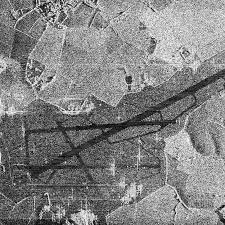
#> input picture sar_3.jpg, 225 x 225 px
$ jupyter execute Lab3.ipynb
#> lines starting #> are read from the running program, lines starting #| are printed output that depends on the picture; after the words box and inside, x2 and y2 are one past the last pixel; in counts of white or black regions, pixels touching at a corner belong together
[cell 1]
import numpy as np
import cv2
import matplotlib.pyplot as plt
import math

# 1. Для изображения sar_3.jpg найти наиболее протяженный участок (выделить линии при помощи преобразования Хафа)

[cell 2]
image = cv2.imread('sar_3.jpg')
#> image is the input picture: shape (225, 225, 3); min 0, max 255, mean 130.6
image_gray = cv2.cvtColor(image, cv2.COLOR_BGR2GRAY)

plt.imshow(image_gray, cmap="gray")

[cell 3]
image_res = cv2.cvtColor(image, cv2.COLOR_BGR2RGB)

[cell 4]
canny = cv2.Canny(image_gray, 150, 350, apertureSize=3)
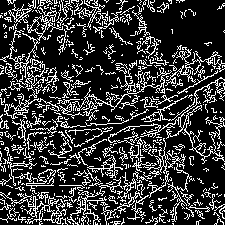
#> canny: shape (225, 225); 22.1% white in thin lines or dots
lines = cv2.HoughLines(canny, 1, np.pi / 180, 130)
#> lines = [[172, 1.08]]

[cell 5]
if lines is not None:
    for i in range(0, len(lines)):
        rho = lines[i][0][0]
        theta = lines[i][0][1]
        a = math.cos(theta)
        b = math.sin(theta)
        x0 = a * rho
        y0 = b * rho
        pt1 = (int(x0 + 1000*(-b)), int(y0 + 1000*(a)))
        pt2 = (int(x0 - 1000*(-b)), int(y0 - 1000*(a)))
        cv2.line(image_res, pt1, pt2, (0, 0 , 255), 3, cv2.LINE_AA)
#> this loop made 1 pass
#> (rho, theta, a, b, x0, y0, pt1, pt2) on pass 1: (172, 1.08, 0.469, 0.883, 80.75, 151.9, (-802, 621), (963, -317))
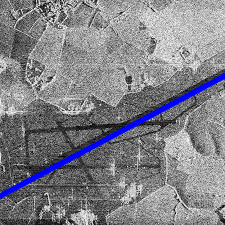
#> image_res: shape (225, 225, 3); 3.35% of pixels changed, all inside (x1, y1, x2, y2) = (0, 72, 225, 200)

plt.imshow(image_res)

# 2. Для изображения sar_3.jpg провести исследование алгоритмов бинаризации, выделить участок дорожной полосы.

[cell 6]
# Точечная бинаризация
import copy

bin_img = copy.deepcopy(image_gray)
T  = 50
bin_img[image_gray < T] = 0
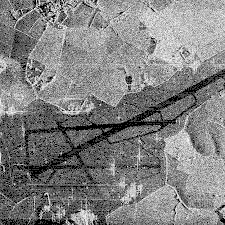
#> bin_img: shape (225, 225); min 0, max 255, mean 128.7
bin_img[image_gray >= T] = 255
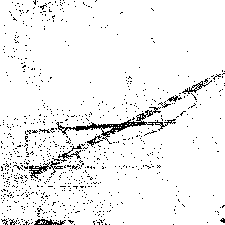
#> bin_img: shape (225, 225); 94.6% white; black in thin lines or dots

[cell 7]
plt.imshow(bin_img, cmap="gray")

[cell 8]
# Бинаризация Отсу
_,th2 = cv2.threshold(image_gray,0,255,cv2.THRESH_BINARY+cv2.THRESH_OTSU)
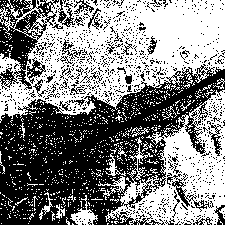
#> th2: shape (225, 225); 51.4% white; 1013 black regions (974 under 20 px), largest, box (x1, y1, x2, y2) and area: (0, 64, 225, 225) 17840, (0, 0, 59, 90) 2187, (167, 173, 214, 212) 328

[cell 9]
plt.imshow(th2, cmap="gray")

[cell 10]
# Адаптивная бинаризация
th3 = cv2.adaptiveThreshold(image_gray,255,cv2.ADAPTIVE_THRESH_GAUSSIAN_C,\
            cv2.THRESH_BINARY,71,21)
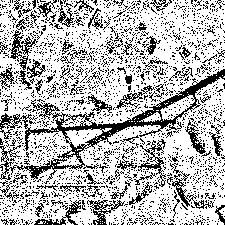
#> th3: shape (225, 225); 71.7% white; black in thin lines or dots

[cell 11]
plt.imshow(th3, cmap="gray")

[cell 12]
fig, axes = plt.subplots(2, 2, figsize=(7, 7))

axes[0][0].imshow(image_gray, cmap='gray')
axes[0][0].set_title('Оригинал')
axes[0][1].imshow(bin_img, cmap='gray')
axes[0][1].set_title('Точечная бинаризация')
axes[1][0].imshow(th2, cmap='gray')
axes[1][0].set_title('Бинаризация Отсу')
axes[1][1].imshow(th3, cmap='gray')
axes[1][1].set_title('Адаптивная бинаризация')

$ run again, with sar_0.jpg copied over sar_3.jpg
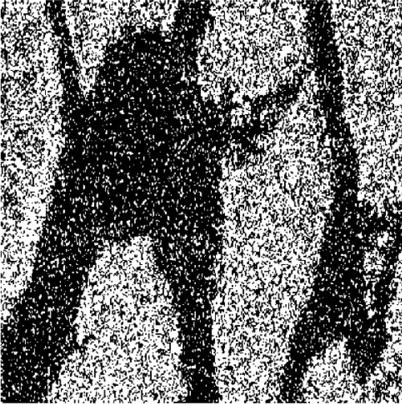
#> input picture sar_0.jpg, 402 x 404 px
#> image is the input picture: shape (404, 402, 3); min 0, max 255, mean 108.3
#> `canny = cv2.Canny(image_gray, 150, 350, apertureSize=3)`:
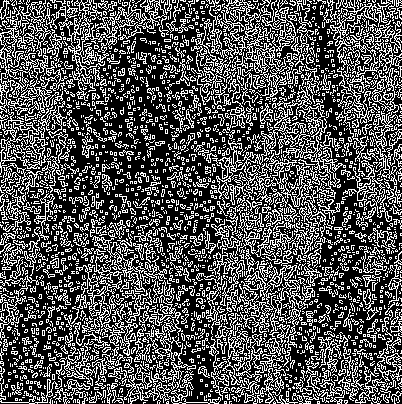
#> canny: shape (404, 402); 32.7% white in thin lines or dots
#> the loop `for i in range(0, len(lines)):` made 9506 passes
#> (rho, theta, a, x0, y0, pt1, pt2) on passes 1 to 3: (284, 0.785, 0.707, 200.8, 200.8, (-506, 907), (907, -506)), (305, 0.785, 0.707, 215.7, 215.7, (-491, 922), (922, -491)), (310, 0.785, 0.707, 219.2, 219.2, (-487, 926), (926, -487))
#> th2: shape (404, 402); 42.8% white; 1833 white regions (1780 under 20 px), largest, box (x1, y1, x2, y2) and area: (0, 0, 402, 404) 42448, (327, 0, 402, 218) 7319, (195, 0, 310, 128) 6465
#> `th3 = cv2.adaptiveThreshold(image_gray,255,cv2.ADAPTIVE_THRESH_GAUSSIA..`:
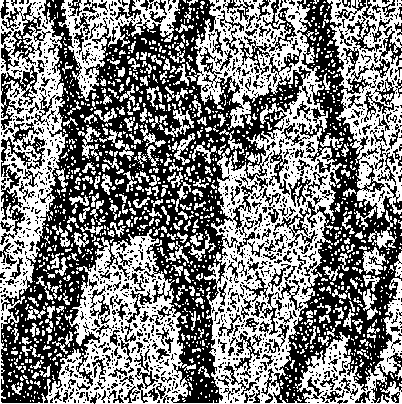
#> th3: shape (404, 402); 49.6% white; 1383 white regions (1157 under 20 px), largest, box (x1, y1, x2, y2) and area: (0, 0, 402, 404) 49619, (327, 0, 402, 219) 7434, (58, 0, 180, 101) 3705

$ run again, with sar_1.jpg copied over sar_3.jpg
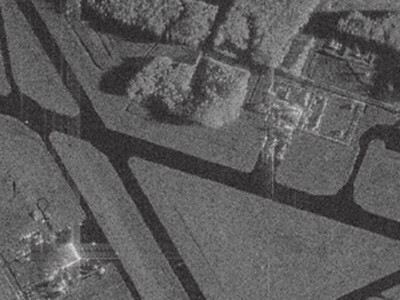
#> input picture sar_1.jpg, 400 x 300 px
#> image is the input picture: shape (300, 400, 3); mean B, G, R 91.8, 91.6, 92.1
#> `canny = cv2.Canny(image_gray, 150, 350, apertureSize=3)`:
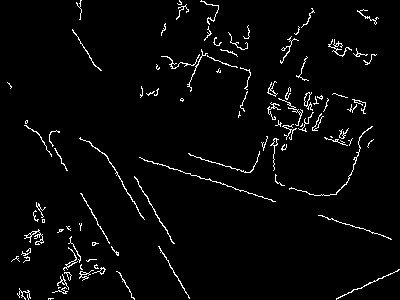
#> canny: shape (300, 400); 3% white in thin lines or dots
#> lines = [[106, 1.88]]
#> the loop `for i in range(0, len(lines)):` made 1 pass
#> (rho, theta, a, b, x0, y0, pt1, pt2) on pass 1: (106, 1.88, -0.309, 0.951, -32.76, 100.8, (-983, -208), (918, 409))
#> th2: shape (300, 400); 69.5% white; 974 black regions (923 under 20 px), largest, box (x1, y1, x2, y2) and area: (0, 0, 400, 300) 17193, (33, 0, 190, 98) 4832, (299, 8, 400, 115) 4516
#> `th3 = cv2.adaptiveThreshold(image_gray,255,cv2.ADAPTIVE_THRESH_GAUSSIA..`:
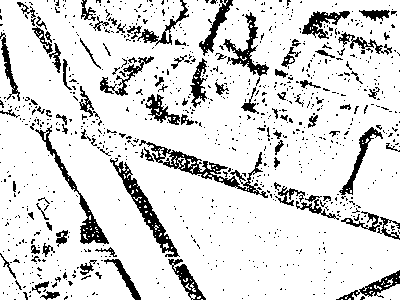
#> th3: shape (300, 400); 86% white; 949 black regions (855 under 20 px), largest, box (x1, y1, x2, y2) and area: (139, 140, 268, 198) 1258, (110, 158, 180, 257) 1140, (35, 125, 109, 244) 962

$ run again, with sar_2.jpg copied over sar_3.jpg
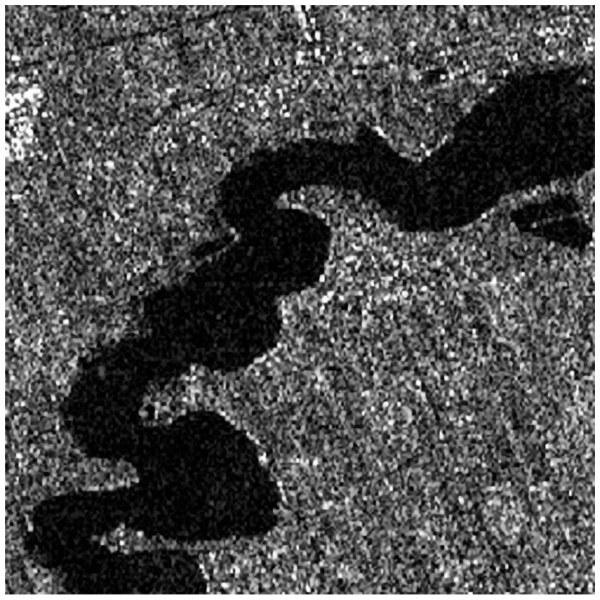
#> input picture sar_2.jpg, 1200 x 1199 px (shown at 1/2 size)
#> image is the input picture: shape (1199, 1200, 3); min 0, max 255, mean 78.8
#> `canny = cv2.Canny(image_gray, 150, 350, apertureSize=3)`:
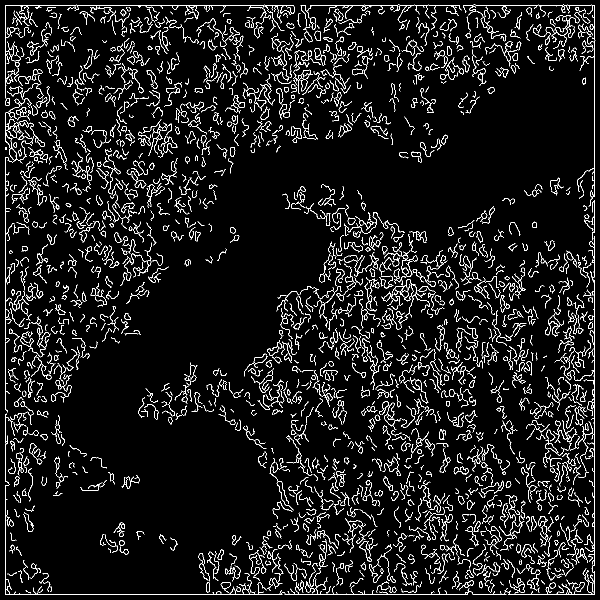
#> canny: shape (1199, 1200) (shown at 1/2 size); 6.7% white in thin lines or dots
#> lines = 2524 rows, first 8: [1188, 1.57], [1189, 0], [10, 1.57], [10, 0], [1185, 0], [21, 2.36], [-6, 2.36], [-1, 2.36]
#> the loop `for i in range(0, len(lines)):` made 2524 passes
#> (rho, theta, a, b, x0, y0, pt1, pt2) on passes 1 to 3: (1188, 1.57, -4.37e-08, 1, -5.19e-05, 1188, (-1000, 1187), (999, 1188)), (1189, 0, 1, 0, 1189, 0, (1189, 1000), (1189, -1000)), (10, 1.57, -4.37e-08, 1, -4.37e-07, 10, (-1000, 9), (999, 10))
#> th2: shape (1199, 1200); 35.9% white; 1180 white regions (370 under 20 px), largest, box (x1, y1, x2, y2) and area: (0, 0, 1200, 1199) 325347, (272, 37, 472, 215) 10790, (187, 246, 359, 460) 10202
#> `th3 = cv2.adaptiveThreshold(image_gray,255,cv2.ADAPTIVE_THRESH_GAUSSIA..`:
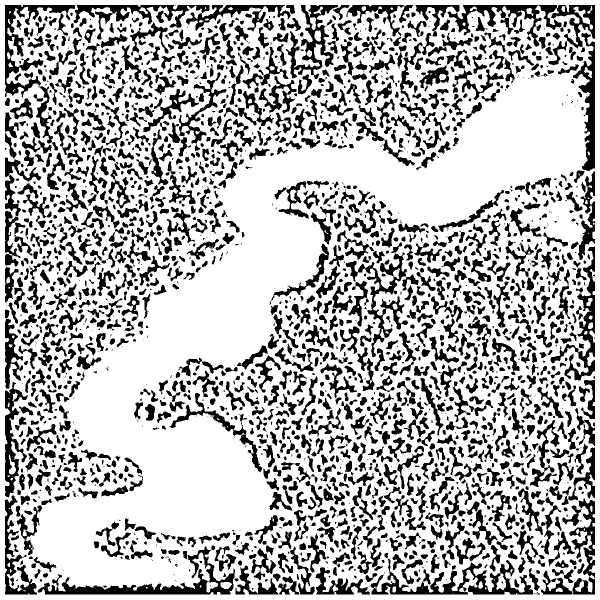
#> th3: shape (1199, 1200) (shown at 1/2 size); 71.6% white; 2311 black regions (591 under 20 px), largest, box (x1, y1, x2, y2) and area: (75, 1093, 470, 1189) 7873, (895, 10, 1190, 99) 7870, (741, 1118, 1067, 1189) 7139
